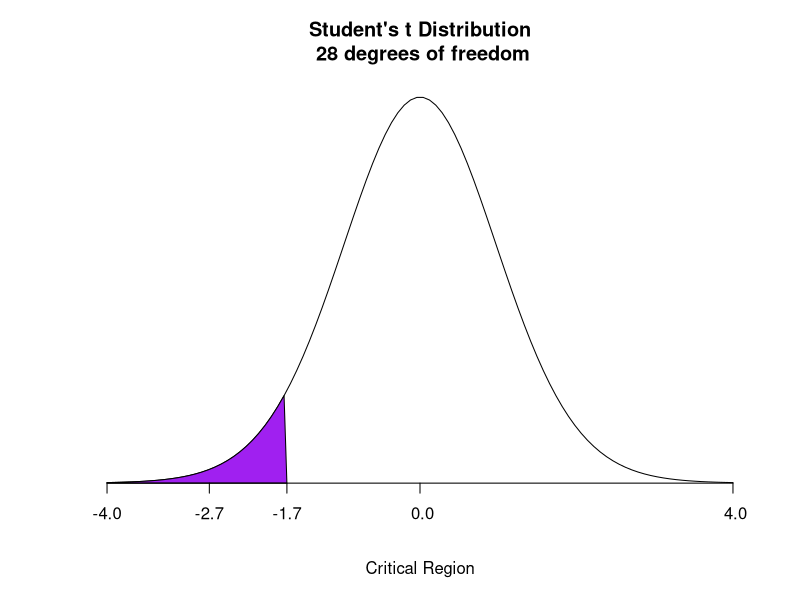

Write R code to recreate this figure.
# Example problem to solve: 
# > A manufacturer claims that the mean lifetime of a light bulb is more than 10,000 hours. In a sample of 29 light bulbs, it was found that they only last 9,940 hours on average. Assuming that the standard deviation of the sample is 120 hours. At 0.05 significance level,  can we accept the claim by the manufacturer?

# To compute `t` the formula to use is: t = (sample mean - population mean)/(sample standard deviation / square root of the sample size))

sample.mean <- 9940        
population.mean <- 10000
standard.deviation <- 120
n <- 29
alpha <- 0.05

t <- (sample.mean - population.mean) / (standard.deviation / sqrt(n)) 
print(paste("t statistic:", t))

# **Output**:
# ```
# t statistic: -2.69258240356725
# ```

# Now to create the corresponding plot we draw a random sample between -4 and 4 and assign the corresponding sequence to `hx`, we also compute the critical value with `qt()`.

minx <- -4
maxx <- 4

x <- seq(minx, maxx, length = 100)
hx <- dt(x, df = n-1)

critical.value = -qt(1-alpha, df = n-1)

#Set up the plot, highlighting the critical region in purple 
plot(x, hx, type="n", 
     xlab = "Critical Region", ylab = "",           # axes labels
     main = paste("Student's t Distribution\n",     # title
                  n-1, "degrees of freedom"), 
     axes = FALSE)                                  # switch axes off

lines(x, hx)                # plots the Student's t distribution

j <- x <= critical.value    # points in the rejection zone
polygon(c(minx, x[j], critical.value), c(0, hx[j], 0), col = "purple") 

axis(1, pos = 0,              # tick marks
     at = c(t, critical.value, minx, 0, maxx), 
     labels = format(c(t, 
                       critical.value, 
                       minx, 0, maxx), digits=2)
     )

# `t` is inside the critical region, hence we reject the null hypothesis.


# ---

# A quicker method to determine if the null hypothesis has to be rejected is to compute the corresponding p-value by means of pt():

pvalue <- pt(t, df = n-1)
print(paste("p-value:", pvalue))

# **Output**:
# ```
# p-value: 0.00591747187590265
# ```

# Since the p-value is less than alpha the null hypothesis is rejected.
